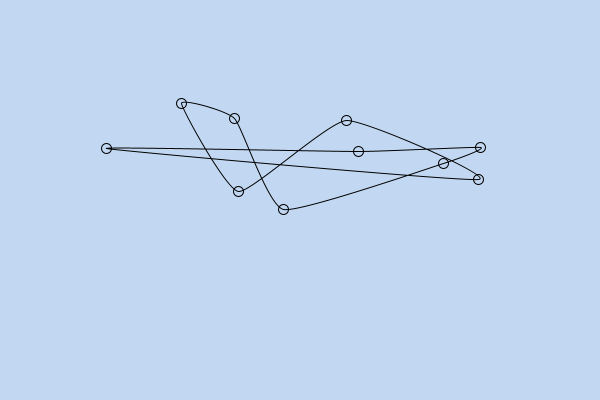
Frame 1 (no input)
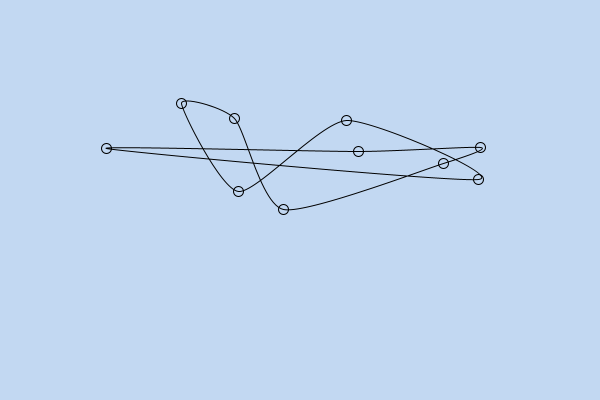
Frame 60 (the mouse pressed at the canvas centre just before this capture)
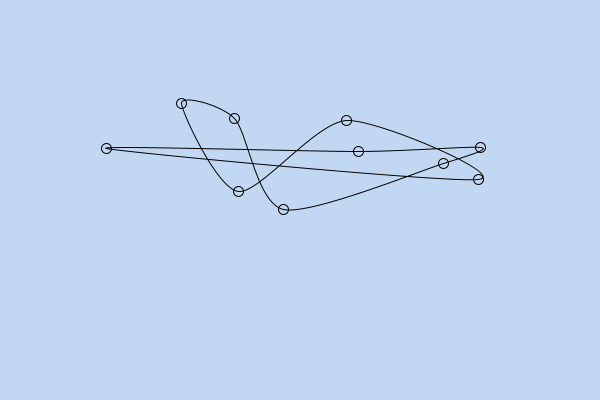
Frame 120 (the mouse held since frame 60 and released just before this capture)

The Processing sketch that drew these frames (run headless with seeded random() and noise(); from frame 60 on, the mouse is pressed at the canvas centre):

// Processing sketch: bigcurveanim
// ── bigcurveanim.pde
float [] Xp;
float [] Yp;
int NumPoints = 10;

void setup() {
   size(600, 400);
   noFill();
   Xp = new float[NumPoints];
   Yp = new float[NumPoints];
   for (int i=0; i<NumPoints; i++) {
      Xp[i] = random(100, 500);
      Yp[i] = random(100, 300);
   }
}

void draw() {
   background(194, 216, 242);
   for (int i=0; i<NumPoints; i++) {
      ellipse(Xp[i], Yp[i], 10, 10);
   }
   float tightness = map(sin(frameCount * .1), -1, 1, 0, 1);
   curveTightness(tightness);
   beginShape();
   for (int i=0; i<NumPoints+3; i++) {
      int j = (i+1)%NumPoints;
      curveVertex(Xp[j], Yp[j]);
   }
   endShape();
}
